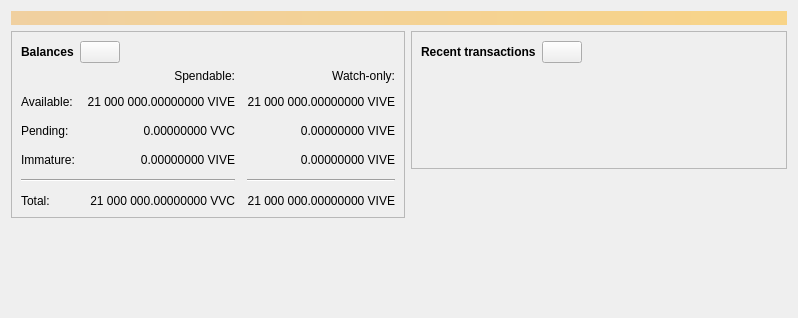
<?xml version="1.0" encoding="UTF-8"?>
<ui version="4.0">
 <class>OverviewPage</class>
 <widget class="QWidget" name="OverviewPage">
  <property name="geometry">
   <rect>
    <x>0</x>
    <y>0</y>
    <width>798</width>
    <height>318</height>
   </rect>
  </property>
  <property name="windowTitle">
   <string>Form</string>
  </property>
  <layout class="QVBoxLayout" name="topLayout">
   <item>
    <widget class="QLabel" name="labelAlerts">
     <property name="visible">
      <bool>false</bool>
     </property>
     <property name="styleSheet">
      <string notr="true">QLabel { background-color: qlineargradient(x1: 0, y1: 0, x2: 1, y2: 0, stop:0 #F0D0A0, stop:1 #F8D488); color:#000000; }</string>
     </property>
     <property name="wordWrap">
      <bool>true</bool>
     </property>
     <property name="margin">
      <number>3</number>
     </property>
     <property name="textInteractionFlags">
      <set>Qt::TextSelectableByMouse</set>
     </property>
    </widget>
   </item>
   <item>
    <layout class="QHBoxLayout" name="horizontalLayout" stretch="1,1">
     <item>
      <layout class="QVBoxLayout" name="verticalLayout_2">
       <item>
        <widget class="QFrame" name="frame">
         <property name="frameShape">
          <enum>QFrame::StyledPanel</enum>
         </property>
         <property name="frameShadow">
          <enum>QFrame::Raised</enum>
         </property>
         <layout class="QVBoxLayout" name="verticalLayout_4">
          <item>
           <layout class="QHBoxLayout" name="horizontalLayout_4">
            <item>
             <widget class="QLabel" name="label_5">
              <property name="font">
               <font>
                <weight>75</weight>
                <bold>true</bold>
               </font>
              </property>
              <property name="text">
               <string>Balances</string>
              </property>
             </widget>
            </item>
            <item>
             <widget class="QPushButton" name="labelWalletStatus">
              <property name="enabled">
               <bool>true</bool>
              </property>
              <property name="maximumSize">
               <size>
                <width>45</width>
                <height>16777215</height>
               </size>
              </property>
              <property name="toolTip">
               <string>The displayed information may be out of date. Your wallet automatically synchronizes with the Viceversachain network after a connection is established, but this process has not completed yet.</string>
              </property>
              <property name="text">
               <string/>
              </property>
              <property name="icon">
               <iconset resource="../viceversachain.qrc">
                <normaloff>:/icons/warning</normaloff>
                <disabledoff>:/icons/warning</disabledoff>:/icons/warning</iconset>
              </property>
              <property name="iconSize">
               <size>
                <width>24</width>
                <height>24</height>
               </size>
              </property>
             </widget>
            </item>
            <item>
             <spacer name="horizontalSpacer_3">
              <property name="orientation">
               <enum>Qt::Horizontal</enum>
              </property>
              <property name="sizeHint" stdset="0">
               <size>
                <width>40</width>
                <height>20</height>
               </size>
              </property>
             </spacer>
            </item>
           </layout>
          </item>
          <item>
           <layout class="QGridLayout" name="gridLayout">
            <property name="spacing">
             <number>12</number>
            </property>
            <item row="2" column="2">
             <widget class="QLabel" name="labelWatchPending">
              <property name="cursor">
               <cursorShape>IBeamCursor</cursorShape>
              </property>
              <property name="toolTip">
               <string>Unconfirmed transactions to watch-only addresses</string>
              </property>
              <property name="text">
               <string notr="true">0.00000000 VIVE</string>
              </property>
              <property name="alignment">
               <set>Qt::AlignRight|Qt::AlignTrailing|Qt::AlignVCenter</set>
              </property>
              <property name="textInteractionFlags">
               <set>Qt::LinksAccessibleByMouse|Qt::TextSelectableByKeyboard|Qt::TextSelectableByMouse</set>
              </property>
             </widget>
            </item>
            <item row="2" column="1">
             <widget class="QLabel" name="labelUnconfirmed">
              <property name="cursor">
               <cursorShape>IBeamCursor</cursorShape>
              </property>
              <property name="toolTip">
               <string>Total of transactions that have yet to be confirmed, and do not yet count toward the spendable balance</string>
              </property>
              <property name="text">
               <string notr="true">0.00000000 VVC</string>
              </property>
              <property name="alignment">
               <set>Qt::AlignRight|Qt::AlignTrailing|Qt::AlignVCenter</set>
              </property>
              <property name="textInteractionFlags">
               <set>Qt::LinksAccessibleByMouse|Qt::TextSelectableByKeyboard|Qt::TextSelectableByMouse</set>
              </property>
             </widget>
            </item>
            <item row="3" column="2">
             <widget class="QLabel" name="labelWatchImmature">
              <property name="cursor">
               <cursorShape>IBeamCursor</cursorShape>
              </property>
              <property name="toolTip">
               <string>Mined balance in watch-only addresses that has not yet matured</string>
              </property>
              <property name="text">
               <string notr="true">0.00000000 VIVE</string>
              </property>
              <property name="alignment">
               <set>Qt::AlignRight|Qt::AlignTrailing|Qt::AlignVCenter</set>
              </property>
              <property name="textInteractionFlags">
               <set>Qt::LinksAccessibleByMouse|Qt::TextSelectableByKeyboard|Qt::TextSelectableByMouse</set>
              </property>
             </widget>
            </item>
            <item row="4" column="0" colspan="2">
             <widget class="Line" name="line">
              <property name="orientation">
               <enum>Qt::Horizontal</enum>
              </property>
             </widget>
            </item>
            <item row="4" column="2">
             <widget class="Line" name="lineWatchBalance">
              <property name="sizePolicy">
               <sizepolicy hsizetype="Preferred" vsizetype="Fixed">
                <horstretch>0</horstretch>
                <verstretch>0</verstretch>
               </sizepolicy>
              </property>
              <property name="minimumSize">
               <size>
                <width>140</width>
                <height>0</height>
               </size>
              </property>
              <property name="orientation">
               <enum>Qt::Horizontal</enum>
              </property>
             </widget>
            </item>
            <item row="5" column="0">
             <widget class="QLabel" name="labelTotalText">
              <property name="text">
               <string>Total:</string>
              </property>
             </widget>
            </item>
            <item row="3" column="1">
             <widget class="QLabel" name="labelImmature">
              <property name="cursor">
               <cursorShape>IBeamCursor</cursorShape>
              </property>
              <property name="toolTip">
               <string>Mined balance that has not yet matured</string>
              </property>
              <property name="text">
               <string notr="true">0.00000000 VIVE</string>
              </property>
              <property name="alignment">
               <set>Qt::AlignRight|Qt::AlignTrailing|Qt::AlignVCenter</set>
              </property>
              <property name="textInteractionFlags">
               <set>Qt::LinksAccessibleByMouse|Qt::TextSelectableByKeyboard|Qt::TextSelectableByMouse</set>
              </property>
             </widget>
            </item>
            <item row="2" column="3">
             <spacer name="horizontalSpacer_2">
              <property name="orientation">
               <enum>Qt::Horizontal</enum>
              </property>
              <property name="sizeHint" stdset="0">
               <size>
                <width>40</width>
                <height>20</height>
               </size>
              </property>
             </spacer>
            </item>
            <item row="3" column="0">
             <widget class="QLabel" name="labelImmatureText">
              <property name="text">
               <string>Immature:</string>
              </property>
             </widget>
            </item>
            <item row="5" column="1">
             <widget class="QLabel" name="labelTotal">
              <property name="cursor">
               <cursorShape>IBeamCursor</cursorShape>
              </property>
              <property name="toolTip">
               <string>Your current total balance</string>
              </property>
              <property name="text">
               <string notr="true">21 000 000.00000000 VVC</string>
              </property>
              <property name="alignment">
               <set>Qt::AlignRight|Qt::AlignTrailing|Qt::AlignVCenter</set>
              </property>
              <property name="textInteractionFlags">
               <set>Qt::LinksAccessibleByMouse|Qt::TextSelectableByKeyboard|Qt::TextSelectableByMouse</set>
              </property>
             </widget>
            </item>
            <item row="5" column="2">
             <widget class="QLabel" name="labelWatchTotal">
              <property name="cursor">
               <cursorShape>IBeamCursor</cursorShape>
              </property>
              <property name="toolTip">
               <string>Current total balance in watch-only addresses</string>
              </property>
              <property name="text">
               <string notr="true">21 000 000.00000000 VIVE</string>
              </property>
              <property name="alignment">
               <set>Qt::AlignRight|Qt::AlignTrailing|Qt::AlignVCenter</set>
              </property>
              <property name="textInteractionFlags">
               <set>Qt::LinksAccessibleByMouse|Qt::TextSelectableByKeyboard|Qt::TextSelectableByMouse</set>
              </property>
             </widget>
            </item>
            <item row="0" column="2">
             <widget class="QLabel" name="labelWatchonly">
              <property name="text">
               <string>Watch-only:</string>
              </property>
              <property name="alignment">
               <set>Qt::AlignRight|Qt::AlignTrailing|Qt::AlignVCenter</set>
              </property>
             </widget>
            </item>
            <item row="1" column="0">
             <widget class="QLabel" name="labelBalanceText">
              <property name="text">
               <string>Available:</string>
              </property>
             </widget>
            </item>
            <item row="1" column="1">
             <widget class="QLabel" name="labelBalance">
              <property name="cursor">
               <cursorShape>IBeamCursor</cursorShape>
              </property>
              <property name="toolTip">
               <string>Your current spendable balance</string>
              </property>
              <property name="text">
               <string notr="true">21 000 000.00000000 VIVE</string>
              </property>
              <property name="alignment">
               <set>Qt::AlignRight|Qt::AlignTrailing|Qt::AlignVCenter</set>
              </property>
              <property name="textInteractionFlags">
               <set>Qt::LinksAccessibleByMouse|Qt::TextSelectableByKeyboard|Qt::TextSelectableByMouse</set>
              </property>
             </widget>
            </item>
            <item row="1" column="2">
             <widget class="QLabel" name="labelWatchAvailable">
              <property name="cursor">
               <cursorShape>IBeamCursor</cursorShape>
              </property>
              <property name="toolTip">
               <string>Your current balance in watch-only addresses</string>
              </property>
              <property name="text">
               <string notr="true">21 000 000.00000000 VIVE</string>
              </property>
              <property name="alignment">
               <set>Qt::AlignRight|Qt::AlignTrailing|Qt::AlignVCenter</set>
              </property>
              <property name="textInteractionFlags">
               <set>Qt::LinksAccessibleByMouse|Qt::TextSelectableByKeyboard|Qt::TextSelectableByMouse</set>
              </property>
             </widget>
            </item>
            <item row="2" column="0">
             <widget class="QLabel" name="labelPendingText">
              <property name="text">
               <string>Pending:</string>
              </property>
             </widget>
            </item>
            <item row="0" column="1">
             <widget class="QLabel" name="labelSpendable">
              <property name="text">
               <string>Spendable:</string>
              </property>
              <property name="alignment">
               <set>Qt::AlignRight|Qt::AlignTrailing|Qt::AlignVCenter</set>
              </property>
             </widget>
            </item>
           </layout>
          </item>
         </layout>
        </widget>
       </item>
       <item>
        <spacer name="verticalSpacer">
         <property name="orientation">
          <enum>Qt::Vertical</enum>
         </property>
         <property name="sizeHint" stdset="0">
          <size>
           <width>20</width>
           <height>40</height>
          </size>
         </property>
        </spacer>
       </item>
      </layout>
     </item>
     <item>
      <layout class="QVBoxLayout" name="verticalLayout_3">
       <item>
        <widget class="QFrame" name="frame_2">
         <property name="frameShape">
          <enum>QFrame::StyledPanel</enum>
         </property>
         <property name="frameShadow">
          <enum>QFrame::Raised</enum>
         </property>
         <layout class="QVBoxLayout" name="verticalLayout">
          <item>
           <layout class="QHBoxLayout" name="horizontalLayout_2">
            <item>
             <widget class="QLabel" name="label_4">
              <property name="font">
               <font>
                <weight>75</weight>
                <bold>true</bold>
               </font>
              </property>
              <property name="text">
               <string>Recent transactions</string>
              </property>
             </widget>
            </item>
            <item>
             <widget class="QPushButton" name="labelTransactionsStatus">
              <property name="enabled">
               <bool>true</bool>
              </property>
              <property name="maximumSize">
               <size>
                <width>45</width>
                <height>16777215</height>
               </size>
              </property>
              <property name="toolTip">
               <string>The displayed information may be out of date. Your wallet automatically synchronizes with the Viceversachain network after a connection is established, but this process has not completed yet.</string>
              </property>
              <property name="text">
               <string/>
              </property>
              <property name="icon">
               <iconset resource="../viceversachain.qrc">
                <normaloff>:/icons/warning</normaloff>
                <disabledoff>:/icons/warning</disabledoff>:/icons/warning</iconset>
              </property>
              <property name="iconSize">
               <size>
                <width>24</width>
                <height>24</height>
               </size>
              </property>
             </widget>
            </item>
            <item>
             <spacer name="horizontalSpacer">
              <property name="orientation">
               <enum>Qt::Horizontal</enum>
              </property>
              <property name="sizeHint" stdset="0">
               <size>
                <width>40</width>
                <height>20</height>
               </size>
              </property>
             </spacer>
            </item>
           </layout>
          </item>
          <item>
           <widget class="TransactionOverviewWidget" name="listTransactions">
            <property name="styleSheet">
             <string notr="true">QListView { background: transparent; }</string>
            </property>
            <property name="frameShape">
             <enum>QFrame::NoFrame</enum>
            </property>
            <property name="verticalScrollBarPolicy">
             <enum>Qt::ScrollBarAlwaysOff</enum>
            </property>
            <property name="horizontalScrollBarPolicy">
             <enum>Qt::ScrollBarAlwaysOff</enum>
            </property>
            <property name="sizeAdjustPolicy">
             <enum>QAbstractScrollArea::AdjustToContents</enum>
            </property>
            <property name="selectionMode">
             <enum>QAbstractItemView::NoSelection</enum>
            </property>
            <property name="uniformItemSizes">
             <bool>true</bool>
            </property>
           </widget>
          </item>
         </layout>
        </widget>
       </item>
       <item>
        <spacer name="verticalSpacer_2">
         <property name="orientation">
          <enum>Qt::Vertical</enum>
         </property>
         <property name="sizeHint" stdset="0">
          <size>
           <width>20</width>
           <height>40</height>
          </size>
         </property>
        </spacer>
       </item>
      </layout>
     </item>
    </layout>
   </item>
  </layout>
 </widget>
 <customwidgets>
  <customwidget>
   <class>TransactionOverviewWidget</class>
   <extends>QListView</extends>
   <header>qt/transactionoverviewwidget.h</header>
  </customwidget>
 </customwidgets>
 <resources/>
 <connections/>
</ui>
